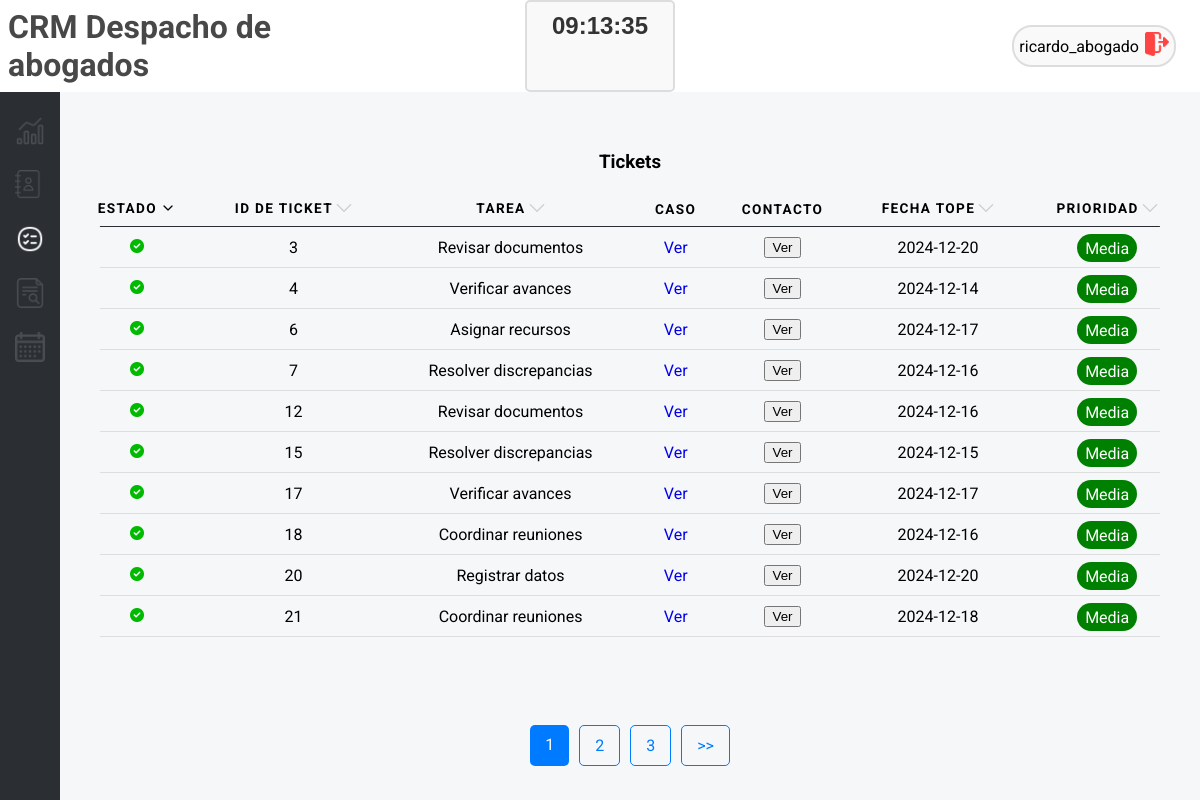
The app's page /tickets/page/1/estado/desc (signed in) with its own data.
### tables this page shows
CREATE TABLE tickets (
            id INTEGER PRIMARY KEY AUTOINCREMENT,
            asistente_id INTEGER,
            caso_id INTEGER,
            estado BOOLEAN NOT NULL DEFAULT 1, -- 1 para abierto, 0 para cerrado
            tarea VARCHAR(50),
            descripcion VARCHAR(200),
            nota TEXT CHECK(LENGTH(nota) <= 300), -- Limitar las notas a 300 caracteres
            fecha_tope TEXT, -- Nueva columna para la fecha límite
            fecha_creacion TEXT,
            fecha_cierre TEXT,
            FOREIGN KEY (asistente_id) REFERENCES asistentes(id),
            FOREIGN KEY (caso_id) REFERENCES casos(id)
        );

### app.py (the view)
@app.route('/tickets', defaults={'page': 1, 'order_by': 'id', 'order_direction': 'asc'})
@app.route('/tickets/page/<int:page>/<order_by>/<order_direction>')
@login_required
def tickets(page, order_by, order_direction):
    per_page = 10  # Número de registros por página
    offset = (page - 1) * per_page  # Calcular el desplazamiento
    tickets = get_records('tickets', order_by=order_by, order_direction=order_direction, limit=per_page, offset=offset)
    total_records = get_total_records('tickets')
    total_pages = (total_records + per_page - 1) // per_page  # Redondeo hacia arriba
    def calcular_prioridad(fecha_tope):
        if isinstance(fecha_tope, str):
            try:
                fecha_tope_obj = datetime.strptime(fecha_tope, '%Y-%m-%d %H:%M:%S')
                fecha_tope_obj = fecha_tope_obj.date()
                hoy = datetime.today().date()
                diferencia_dias = (fecha_tope_obj - hoy).days
                if diferencia_dias <= 3:
                    prioridad = 'Alta'
                elif diferencia_dias <= 7:
                    prioridad = 'Media'
                else:
                    prioridad = 'Baja'
                return prioridad
            except ValueError:
                print("Formato de fecha incorrecto. Asegúrate de que esté en formato 'YYYY-MM-DD HH:MM:SS'")
        else:
            print("Fecha tope no es una cadena de texto válida.")
    return render_template(
        "tickets.html",
        tickets=tickets,
        current_page=page,
        total_pages=total_pages,
        message="Tickets",
        order_by=order_by,
        order_direction=order_direction,
        fecha_tope = calcular_prioridad(tickets[7][7])
    )

### db_connection.py (called while the page is built)
def conectar():
    if 'db' not in g:
        try:
            g.db = sqlite3.connect(DATABASE)
            g.db.row_factory = sqlite3.Row
            print("Conexión exitosa a la base de datos")
        except sqlite3.Error as e:
            print(f"Error al conectar a la base de datos: {e}")
            g.db = None
    return g.db

def get_total_records(table_name):
    conn = conectar()
    cursor = conn.cursor()
    query = f"SELECT COUNT(*) FROM {table_name}"
    cursor.execute(query)
    total_records = cursor.fetchone()[0]
    return total_records

def get_records(table_name, order_by, order_direction='asc', limit=10, offset=0):
    conn = conectar()
    cursor = conn.cursor()
    if order_direction not in ['asc', 'desc']:
        order_direction = 'asc'
    query = f"SELECT * FROM {table_name} ORDER BY {order_by} {order_direction} LIMIT ? OFFSET ?"
    cursor.execute(query, (limit, offset))
    records = cursor.fetchall()
    return records

def login_required(f):
    @wraps(f)
    def decorated_function(*args, **kwargs):
        if 'username' not in session:
            return redirect('/login')
        return f(*args, **kwargs)
    return decorated_function

### templates/tickets.html (shortened to what this page needs)
{% include 'header.html' %}
<div id="tickets-tools">
  <div class="dashboard-content">
    <div class="table-top">
      <h3>{{ message }}</h3>
    </div>
    <table>
      <thead>
        <tr>
          <th scope="col">
            <span>Estado
              <a href="/tickets/page/{{ current_page }}/estado/{{ 'desc' if order_direction == 'asc' else 'asc' }}">
                <img class="filter"
                  src="{{ url_for('static', filename='up.png') if order_direction == 'asc' and order_by == 'estado' else (url_for('static', filename='down.png') if order_direction == 'desc' and order_by == 'estado' else url_for('static', filename='arrow-grey.png')) }}"
                  alt="Orden">
              </a>
            </span>
          </th>
          <th scope="col">
            <span>ID de Ticket
              <a href="/tickets/page/{{ current_page }}/id/{{ 'desc' if order_direction == 'asc' else 'asc' }}">
                <img class="filter"
                  src="{{ url_for('static', filename='up.png') if order_direction == 'asc' and order_by == 'id' else (url_for('static', filename='down.png') if order_direction == 'desc' and order_by == 'id' else url_for('static', filename='arrow-grey.png')) }}"
                  alt="Orden">
              </a>
            </span>
          </th>
          <th scope="col">
            <span>Tarea
              <a href="/tickets/page/{{ current_page }}/tarea/{{ 'desc' if order_direction == 'asc' else 'asc' }}">
                <img class="filter"
                  src="{{ url_for('static', filename='up.png') if order_direction == 'asc' and order_by == 'tarea' else (url_for('static', filename='down.png') if order_direction == 'desc' and order_by == 'tarea' else url_for('static', filename='arrow-grey.png')) }}"
                  alt="Orden">
              </a>
            </span>
          </th>
          <th scope="col">Caso</th>
          <th scope="col">Contacto</th>
          <th scope="col">
            <span>Fecha Tope
              <a href="/tickets/page/{{ current_page }}/fecha_tope/{{ 'desc' if order_direction == 'asc' else 'asc' }}">
                <img class="filter"
                  src="{{ url_for('static', filename='up.png') if order_direction == 'asc' and order_by == 'fecha_tope' else (url_for('static', filename='down.png') if order_direction == 'desc' and order_by == 'fecha_tope' else url_for('static', filename='arrow-grey.png')) }}"
                  alt="Orden">
              </a>
            </span>
          </th>
          <th scope="col">
            <span>Prioridad
              <a href="/tickets/page/{{ current_page }}/fecha_tope/{{ 'desc' if order_direction == 'asc' else 'asc' }}">
                <img class="filter"
                  src="{{ url_for('static', filename='up.png') if order_direction == 'asc' and order_by == 'fecha_tope' else (url_for('static', filename='down.png') if order_direction == 'desc' and order_by == 'fecha_tope' else url_for('static', filename='arrow-grey.png')) }}"
                  alt="Orden">
              </a>
            </span>
          </th>
        </tr>
      </thead>
      <tbody>
        {% for ticket in tickets %}
        <tr class="ticket-row">
          <td data-label="Estado"><img class="filter"
              src="{{ url_for('static', filename='check-green.png') if ticket[3] else url_for('static', filename='check-grey.png') }}"
              alt="Estado"></td>
          <td data-label="id">{{ ticket[0] }}</td>
          <td data-label="Tarea">{{ ticket[4] }}</td>
          <td data-label="Caso"><a href="/casos/{{ ticket['caso_id'] }}">Ver</a></td>
          <td data-label="Contacto"><button class="open-modal-btn">Ver</button></td>
          <td data-label="Fecha Tope">{{ ticket[7][:10] or 'No asignada' }}</td>
          <td data-label="Prioridad">
            <span
              class="estado {% if ticket['prioridad'] == 'Alta' %}rojo{% elif ticket['prioridad'] == 'Media' %}amarillo{% else %}verde{% endif %}">
              {{ fecha_tope }}
            </span>
          </td>
        </tr>
        {% endfor %}
      </tbody>
    </table>
    <section class="pagination">
          {% for page in range(1, total_pages + 1) %}
          <a href="/tickets/page/{{ page }}/{{ order_by }}/{{ order_direction }}"
            class="{% if page == current_page %}active{% endif %}">
            {{ page }}
          </a>
          {% endfor %}
          {% if current_page < total_pages %} <a
            href="/tickets/page/{{ current_page + 1 }}/{{ order_by }}/{{ order_direction }}">>>
      </a>
      {% endif %}
    </section>
  </div>
</div>
{% include 'footer.html' %}

### static/style.css (style rules this page uses)
body { background-color: #F5F7F9; font-family: "Roboto", sans-serif; height: 100vh; margin: 0; display: flex; flex-direction: column; }
a { text-decoration: none; }
th span { display: flex; justify-content: center; }
th span img { padding-left: 0.2rem; }
h3 { text-align: center; width: 100%; }
#tickets-tools { display: grid; }
.dashboard-content { display: flex; flex-direction: column; align-items: center; padding: 3vh 1vw; }
.estado { margin-top: 0.6rem; padding: 0.3rem 0.5rem; border-radius: 1rem; color: white; }
.verde { background-color: green; }
.filter { height: 1rem; width: auto; }
.table-top { display: flex; flex-direction: row; margin-top: 2vh; width: 100%; justify-content: space-between; }
table { border-collapse: collapse; margin: 0; padding: 0; width: 100%; }
table tr { position: relative; }
table tr::before { content: ''; position: absolute; bottom: 0; left: 50%; width: 95%; height: 1.5px; background-color: #ddd; transform: translateX(-50%); }
table th, table td { padding: .625em; text-align: center; }
table th { font-size: .85em; letter-spacing: .1em; text-transform: uppercase; }
.pagination { margin-top: auto; justify-self: flex-end; display: flex; padding: 10px; }
.pagination a { padding: 10px 15px; margin: 0 5px; text-decoration: none; color: #007bff; border: 1px solid #007bff; border-radius: 5px; transition: background-color 0.3s; }
.pagination a.active { background-color: #007bff; color: white; border: none; }

### static/calendar.css (style rules this page uses)
*, *:before, *:after { -moz-box-sizing: border-box; -webkit-box-sizing: border-box; box-sizing: border-box; }

### static/report.css (style rules this page uses)
*, *:before, *:after { -moz-box-sizing: border-box; -webkit-box-sizing: border-box; box-sizing: border-box; }
table thead tr::before { background-color: #2b2f33; }

### records on screen
tickets: id "3", tarea "Revisar documentos", fecha_tope "2024-12-20", fecha_tope "Media"
tickets: id "4", tarea "Verificar avances", fecha_tope "2024-12-14", fecha_tope "Media"
tickets: id "6", tarea "Asignar recursos", fecha_tope "2024-12-17", fecha_tope "Media"
tickets: id "7", tarea "Resolver discrepancias", fecha_tope "2024-12-16", fecha_tope "Media"
tickets: id "12", tarea "Revisar documentos", fecha_tope "2024-12-16", fecha_tope "Media"
tickets: id "15", tarea "Resolver discrepancias", fecha_tope "2024-12-15", fecha_tope "Media"
tickets: id "17", tarea "Verificar avances", fecha_tope "2024-12-17", fecha_tope "Media"
tickets: id "18", tarea "Coordinar reuniones", fecha_tope "2024-12-16", fecha_tope "Media"
tickets: id "20", tarea "Registrar datos", fecha_tope "2024-12-20", fecha_tope "Media"
tickets: id "21", tarea "Coordinar reuniones", fecha_tope "2024-12-18", fecha_tope "Media"

### other values on screen
{{ session.get('username', 'Invitado') }} "ricardo_abogado"
{{ message }} "Tickets"
{{ page }} "1" "2" "3"
